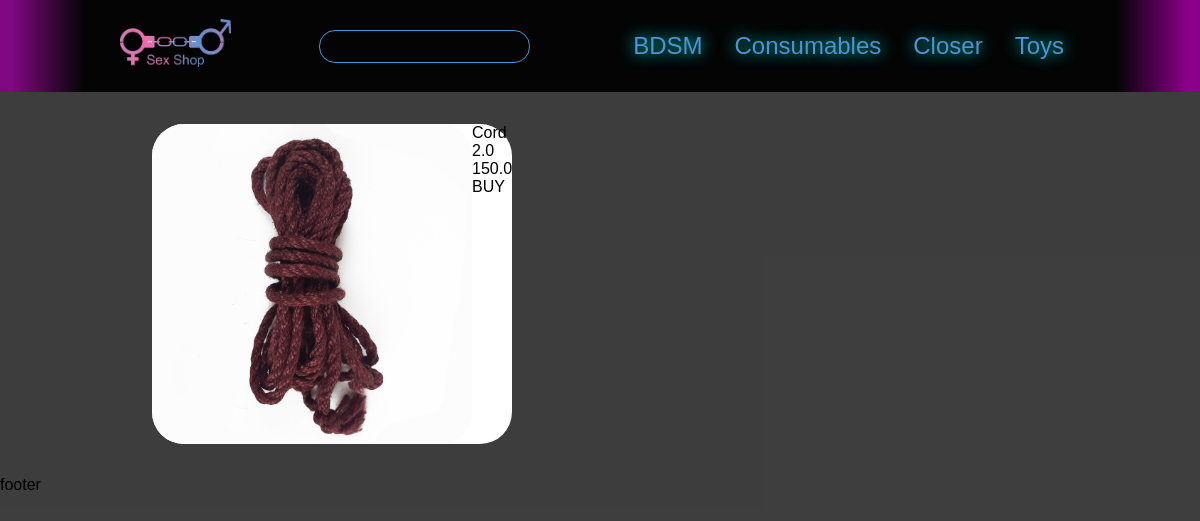
The app's page /category/cord with its own data.
### app/models.py (models this page shows, shortened)
class Section(models.Model):
    title = models.CharField(max_length=23)
    description = models.CharField(max_length=1000)
    image = models.ImageField(upload_to = 'images/')
    slug = models.CharField(max_length=72, editable=False, auto_created=True)

class Product(models.Model):
    image = models.ImageField(upload_to = 'images/')
    label = models.CharField(max_length=30, default="Uknown Product", null=False)
    rating = models.FloatField(
        validators=[MinValueValidator(0), MaxValueValidator(5)])
    category = models.ForeignKey(Category, on_delete=models.PROTECT)
    description = models.CharField(max_length=1000)
    price = models.FloatField()
    slug = models.CharField(max_length=72, editable=False, auto_created=True)
    def __str__(self) ->str:
        return self.label

### app/views.py (the view)
# urls.py: path('category/<slug:slug>', category, name="<slug>"),
def category(req, slug):
    sections = Section.objects.all()
    categories = Category.objects.all()
    need_category= Category.objects.filter(slug=slug)
    for el in need_category:
        products_list = Product.objects.filter(category=el).all()
    print(products_list)
    return render(req, "./app/category.html", {
        "sections": sections,
        "categories": categories,
        "products_list": products_list
    })

### app/templates/app/category.html (shortened to what this page needs)
{% extends '_base.html'%}
{% load static %}
{% block style %}
    <link rel="stylesheet" href="{% static 'app/app.css' %}">
{% endblock style %}
{% block header %}
    {% include 'app/includes/_header.html' %}
{% endblock header %}
{% block main %}
    <main class="main">
        <div class="content">
        {% include 'app/includes/_products.html' %}
        </div>
    </main>
{% endblock main %}
{% block footer %}
{% include 'app/includes/_footer.html' %}
{% endblock footer %}

### app/templates/app/includes/_header.html
<header class="header">
    <div class="header-container">
        <div class="logo_wrapper">
            <a href="/">
                <img class="header-logo" src="../../../../static/images/logo.png" alt="No image">
            </a>
        </div>
        <div class="input">
            <input type="input" class="search">
        </div>
        <nav class="header-nav">
            <ul class="nav-list">
            {% for section in sections%}
                <li class="section">
                    <a href="../{{section.slug}}" class="section-title">
                        {{section.title}}
                    </a>
                </li>
            {% endfor%}
            </ul>
        </nav>
    </div>
</header>

### app/templates/app/includes/_products.html
<div class="product__wrapper">
{% for product in products_list%}
    <div class="product">
        <div>
            <div class="product-container">
                <img
                class="product-icon"
                src="../../../../media/{{product.image}}"
                alt="Not image"
                >
                <div>
                    <div class="product_label">
                        {{product.label}}
                    </div>
                    <div class="product_rating">
                        {{product.rating}}
                    </div>
                    <div class="product_price">
                        {{product.price}}
                    </div>
                    <a href="../product/{{product.slug}}">BUY</a>
                </div>
            </div>
        </div>
    </div>
{% endfor%}
</div>

### app/static/app/app.css (style rules this page uses)
main { display: flex; justify-content: center; }
.section { margin: 1rem; display: flex; justify-content: space-between; }
.content { width: 80%; }
.product__wrapper { display: grid; grid-template-columns: 1fr 1fr 1fr; }
.product-container { display: flex; justify-content: space-between; background: white; border-radius: 2rem; }
.product { padding: 2rem; }
.product-icon { height: 20rem; border-radius: 2rem; }

### static/style.css (style rules this page uses)
* { padding: 0; margin: 0; box-sizing: border-box; }
html { font-family: sans-serif; }
a { text-decoration: none; color: inherit; }
li { list-style-type: none; }
.header { background: linear-gradient(to right, rgba(139, 0, 139, 0.872) 1%, rgba(0, 0, 0, 0.935) 7% 93%, darkmagenta 99%); color: rgb(76, 148, 212); padding: 1rem 0 1rem 0; font-size: 1.5rem; display: flex; justify-content: center; }
.header-container { text-shadow: 0 0 1rem cyan; width: 80%; display: flex; justify-content: space-between; align-items: center; }
.header-logo { height: 3rem; }
.nav-list { display: flex; justify-content: space-between; }
.search { background: none; border: 1px solid rgb(76, 148, 212); border-radius: 1rem; padding: 0.5rem 1rem ; }

### records on screen
Section: title "BDSM"
Section: title "Consumables"
Section: title "Closer"
Section: title "Toys"
Product: image (picture), label "Cord", rating "2.0", price "150.0"
